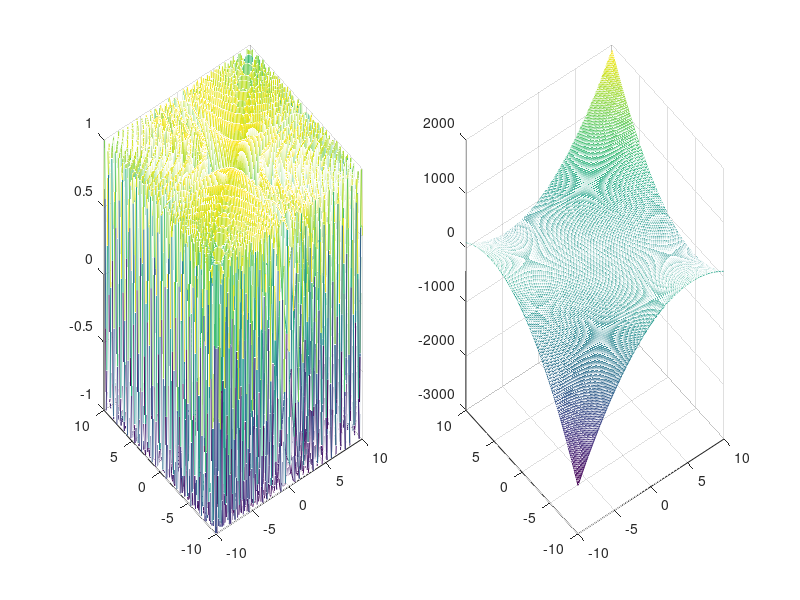

Recreate this plot in MATLAB.
[x y] = meshgrid(-10:0.1:10);
z = sin(x.*y);
w = x.^2.*y + x.*y.^2 - x.*y + 2;


figure(1)
subplot(1,2,1)
mesh(x,y,z)
subplot(1,2,2)
mesh(x,y,w)
